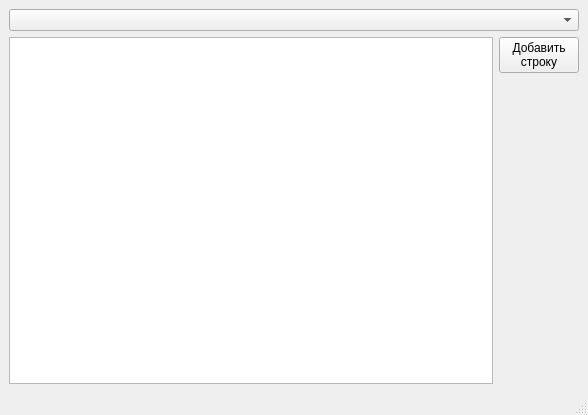
<?xml version="1.0" encoding="UTF-8"?>
<ui version="4.0">
 <class>TablesViewer</class>
 <widget class="QMainWindow" name="TablesViewer">
  <property name="geometry">
   <rect>
    <x>0</x>
    <y>0</y>
    <width>588</width>
    <height>415</height>
   </rect>
  </property>
  <property name="windowTitle">
   <string>MainWindow</string>
  </property>
  <widget class="QWidget" name="centralwidget">
   <layout class="QGridLayout" name="gridLayout">
    <item row="0" column="0">
     <layout class="QVBoxLayout" name="verticalLayout_3">
      <item>
       <widget class="QComboBox" name="tablesList"/>
      </item>
      <item>
       <layout class="QHBoxLayout" name="horizontalLayout_3">
        <item>
         <layout class="QGridLayout" name="gridLayout_3">
          <item row="0" column="1">
           <widget class="QTableView" name="tableView"/>
          </item>
         </layout>
        </item>
        <item>
         <layout class="QVBoxLayout" name="verticalLayout_4">
          <item>
           <widget class="QPushButton" name="buttonAddRowInTable">
            <property name="text">
             <string>Добавить
строку</string>
            </property>
           </widget>
          </item>
          <item>
           <spacer name="verticalSpacer">
            <property name="orientation">
             <enum>Qt::Vertical</enum>
            </property>
            <property name="sizeHint" stdset="0">
             <size>
              <width>20</width>
              <height>40</height>
             </size>
            </property>
           </spacer>
          </item>
         </layout>
        </item>
       </layout>
      </item>
     </layout>
    </item>
   </layout>
  </widget>
  <widget class="QMenuBar" name="menubar">
   <property name="geometry">
    <rect>
     <x>0</x>
     <y>0</y>
     <width>588</width>
     <height>22</height>
    </rect>
   </property>
  </widget>
  <widget class="QStatusBar" name="statusbar"/>
 </widget>
 <resources/>
 <connections/>
</ui>
